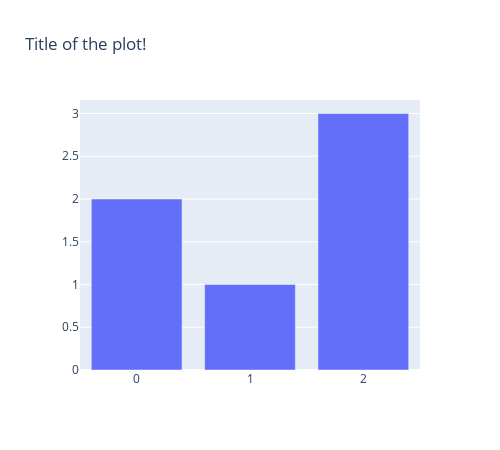

Notebook code for this chart:
### Code cell
fig = go.Figure(
    data=[go.Bar(y=[2, 1, 3])],
    layout_title_text="Title of the plot!",
)
fig.update_layout(autosize=False, width=500)
fig.show()

### Figure 1 — Plotly figure (JSON) as saved in the notebook; plotly's stock layout.template omitted (floating-point values rounded to 4 significant figures)
{"data": [{"type": "bar", "y": [2, 1, 3]}], "layout": {"autosize": false, "height": 450, "title": {"text": "Title of the plot!"}, "width": 500, "xaxis": {"autorange": true, "range": [-0.5, 2.5]}, "yaxis": {"autorange": true, "range": [0, 3.158], "type": "linear"}}}
